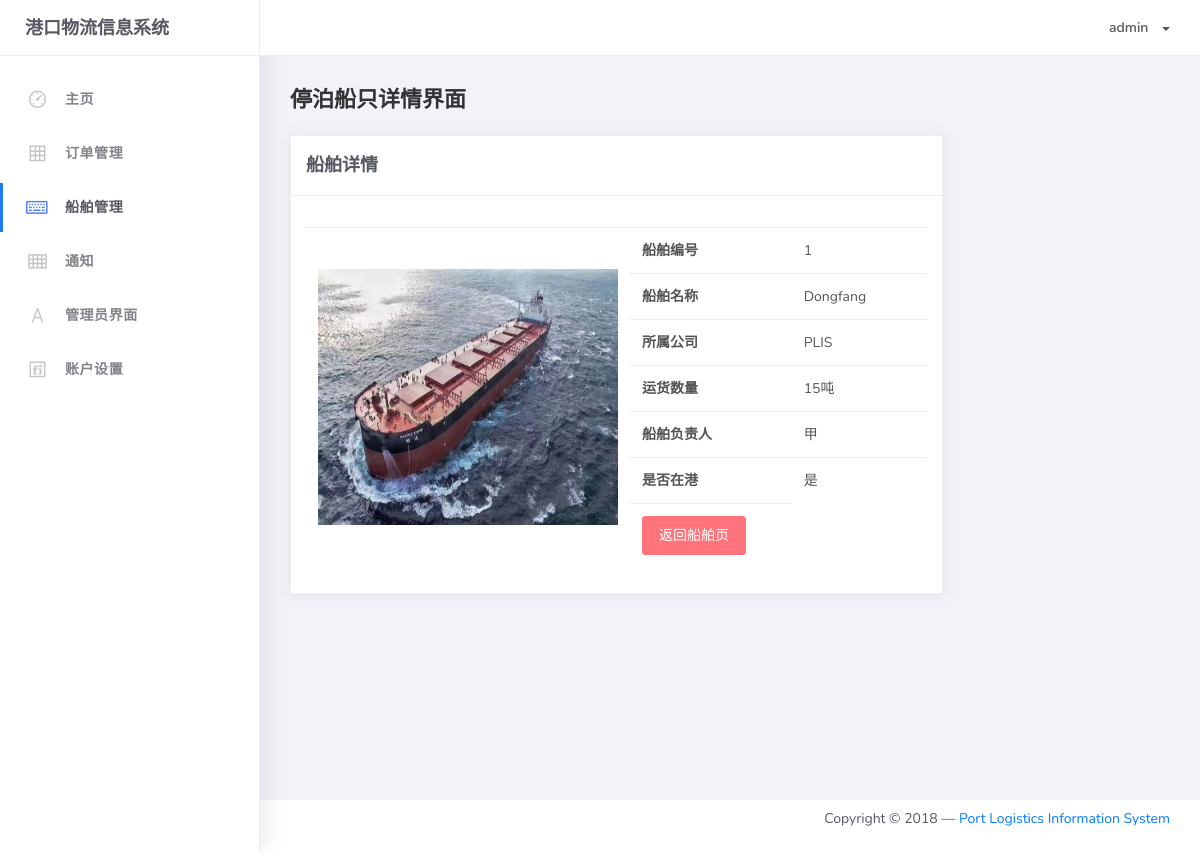
The app's page /manage/ships/id=1 (signed in) with its own data.
### login/models.py (models this page shows)
class ManagerUser(AbstractUser):
    class Meta(AbstractUser.Meta):
        pass

### shipmanage/models.py (models this page shows, shortened)
class Ship(models.Model):
    ship_id = models.IntegerField(primary_key=True)
    ship_name = models.CharField(max_length=50)
    is_anchored = models.BooleanField(default=True)
    ship_manager = models.CharField(max_length=20)
    ship_capacity = models.IntegerField(default=15)
    ship_owner = models.CharField(max_length=50,default="PLIS")
    url_height = models.PositiveIntegerField(default=75)
    url_width = models.PositiveIntegerField(default=75)
    ship_photo = models.ImageField(upload_to="icons", height_field='url_height', width_field='url_width')

### shipmanage/views.py (the view)
# urls.py: path('ships/id=<int:ship_id>', views.ship_detail, name="ship_detail"),
def ship_detail(request, ship_id):
    if request.user.is_authenticated:
        ship = get_object_or_404(Ship, ship_id=ship_id)
        content = {"ship":ship}
        return render(request, "ship_detail.html",content)
    else:
        return redirect('login')

### login/templates/ship_detail.html (shortened to what this page needs)
{% extends 'index.html' %}
{% block sidebar %}
	<li class="nav-item">
		<a href="{% url 'homepage' %}">
			<i class="la la-dashboard"></i>
			<p>主页</p>
		</a>
	</li>
	<li class="nav-item">
		<a href="{% url 'order' 1 %}">
			<i class="la la-table"></i>
			<p>订单管理</p>
		</a>
	</li>
	<li class="nav-item active">
		<a href="{% url 'ships' 1 %}">
			<i class="la la-keyboard-o"></i>
			<p>船舶管理</p>
		</a>
	</li>
	<li class="nav-item">
		<a href="/notification/list/1">
			<i class="la la-th"></i>
			<p>通知</p>
		</a>
	</li>
	{% if user.is_staff  %}
	<li class="nav-item">
		<a href="/admin">
			<i class="la la-font"></i>
			<p>管理员界面</p>
		</a>
	</li>
	{% endif %}
	<li class="nav-item">
		<a href="{% url 'profile' %}">
			<i class="la la-fonticons"></i>
			<p>账户设置</p>
		</a>
	</li>
{% endblock %}
{% block main-panel %}
<div class="content">
      <div class="container-fluid">
        <h4 class="page-title">停泊船只详情界面</h4>
        <div class="row">
          <div class="col-md-9">
            <div class="card">
              <div class="card-header">
                <div class="card-title">船舶详情</div>
              </div>
              <div class="card-body">
                <table class="table  mt-3">
                  <tr>
                    <td width="28%" rowspan="8"  ><img src="/media/{{ ship.ship_photo }}" width="300" height="256"></td>
                    <th width="36%" scope="col">船舶编号</th>
                    <td width="36%">{{ ship.ship_id }}</td>
                  </tr>
                  <tr>
                    <th scope="col">船舶名称</th>
                    <td>{{ ship.ship_name }}</td>
                  </tr>
                  <tr>
                    <th scope="col">所属公司</th>
                    <td>{{ ship.ship_owner }}</td>
                  </tr>
                  <tr>
                    <th scope="col">运货数量</th>
                    <td>{{ ship.ship_capacity }}吨</td>
                  </tr>
                  <tr>
                    <th scope="col">船舶负责人</th>
                    <td>{{ ship.ship_manager }}</td>
                  </tr>
                  <tr>
                    <th scope="col">是否在港</th>
                    <td>
                        {% if ship.is_anchored %}
                        是
                        {% else %}
                            否
                        {% endif %}
                    </td>
                  </tr>
                    <tr>
                    <td><a href="{% url 'ships' 1 %}"><button class="btn btn-danger" type="button">返回船舶页</button></a></td>
                  </tr>
                </table>
              </div>
            </div>
          </div>
        </div>
      </div>
    </div>
{% endblock %}

### login/templates/index.html (shortened to what this page needs)
{% load staticfiles %}
<!DOCTYPE html>
<html>
<head>
	<link rel="stylesheet" href="{% static 'assets/css/bootstrap.min.css'%}">
	<link rel="stylesheet" href="{% static 'assets/css/ready.css'%}">
	<link rel="stylesheet" href="{% static 'assets/css/demo.css'%}">
</head>
<body>
	<div class="wrapper">
		<div class="main-header">
			<div class="logo-header">
				<a href="index.html" class="logo">
					港口物流信息系统
				</a>
			</div>
			<nav class="navbar navbar-header navbar-expand-lg">
				<div class="container-fluid">
					<ul class="navbar-nav topbar-nav ml-md-auto align-items-center">
						<li class="nav-item dropdown">
							<a class="dropdown-toggle profile-pic" data-toggle="dropdown" href="#" aria-expanded="false"> <span >{{ user.username }}</span> </a>
							</li>
						</ul>
					</div>
				</nav>
			</div>
			<div class="sidebar">
				<div class="scrollbar-inner sidebar-wrapper">
					<ul class="nav">
                    {% block sidebar %}{% endblock %}
					</ul>
				</div>
			</div>
			<div class="main-panel">
                {% block main-panel %}{% endblock %}
				</div>
				<footer class="footer">
					<div class="container-fluid">
						<nav class="pull-left">
							<ul class="nav">
								<li class="nav-item">
									<a class="nav-link" href="#">
									</a>
								</li>
							</ul>
						</nav>
						<div class="copyright ml-auto">
							Copyright © 2018 —  <a href="#">Port Logistics Information System</a>
					    </div>
                    </div>
				</footer>
			</div>
</body>
</html>

### records on screen
ManagerUser: username "admin"
Ship: ship_photo (picture), ship_id "1", ship_name "Dongfang", ship_owner "PLIS", ship_capacity "15", ship_manager "甲"
